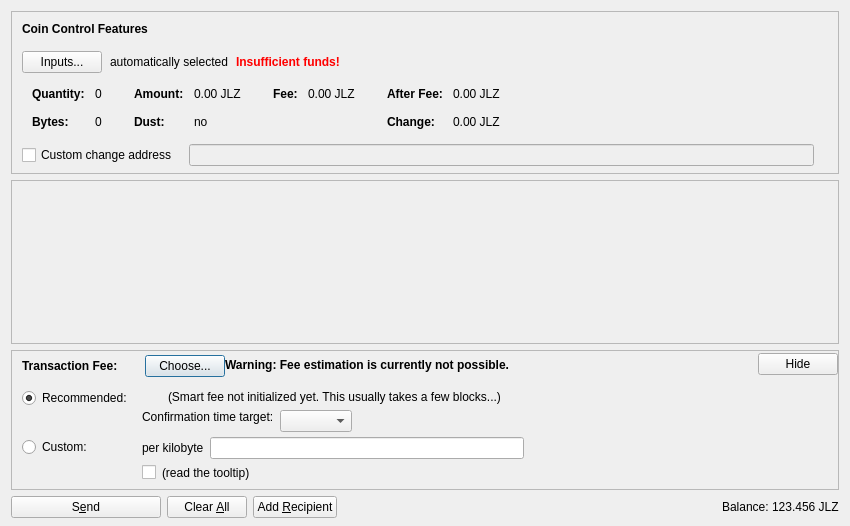
<?xml version="1.0" encoding="UTF-8"?>
<ui version="4.0">
 <class>SendCoinsDialog</class>
 <widget class="QDialog" name="SendCoinsDialog">
  <property name="geometry">
   <rect>
    <x>0</x>
    <y>0</y>
    <width>850</width>
    <height>526</height>
   </rect>
  </property>
  <property name="windowTitle">
   <string>Send Coins</string>
  </property>
  <layout class="QVBoxLayout" name="verticalLayout" stretch="0,1,0,0">
   <property name="bottomMargin">
    <number>8</number>
   </property>
   <item>
    <widget class="QFrame" name="frameCoinControl">
     <property name="sizePolicy">
      <sizepolicy hsizetype="Expanding" vsizetype="Expanding">
       <horstretch>0</horstretch>
       <verstretch>0</verstretch>
      </sizepolicy>
     </property>
     <property name="maximumSize">
      <size>
       <width>16777215</width>
       <height>16777215</height>
      </size>
     </property>
     <property name="frameShape">
      <enum>QFrame::StyledPanel</enum>
     </property>
     <property name="frameShadow">
      <enum>QFrame::Sunken</enum>
     </property>
     <layout class="QVBoxLayout" name="verticalLayoutCoinControl2">
      <property name="spacing">
       <number>0</number>
      </property>
      <property name="leftMargin">
       <number>0</number>
      </property>
      <property name="topMargin">
       <number>0</number>
      </property>
      <property name="rightMargin">
       <number>0</number>
      </property>
      <property name="bottomMargin">
       <number>6</number>
      </property>
      <item>
       <layout class="QVBoxLayout" name="verticalLayoutCoinControl" stretch="0,0,0,0,1">
        <property name="spacing">
         <number>0</number>
        </property>
        <property name="leftMargin">
         <number>10</number>
        </property>
        <property name="topMargin">
         <number>10</number>
        </property>
        <item>
         <layout class="QHBoxLayout" name="horizontalLayoutCoinControl1">
          <property name="bottomMargin">
           <number>15</number>
          </property>
          <item>
           <widget class="QLabel" name="labelCoinControlFeatures">
            <property name="sizePolicy">
             <sizepolicy hsizetype="Preferred" vsizetype="Maximum">
              <horstretch>0</horstretch>
              <verstretch>0</verstretch>
             </sizepolicy>
            </property>
            <property name="font">
             <font>
              <weight>75</weight>
              <bold>true</bold>
             </font>
            </property>
            <property name="styleSheet">
             <string notr="true">font-weight:bold;</string>
            </property>
            <property name="text">
             <string>Coin Control Features</string>
            </property>
           </widget>
          </item>
         </layout>
        </item>
        <item>
         <layout class="QHBoxLayout" name="horizontalLayoutCoinControl2" stretch="0,0,0,0">
          <property name="spacing">
           <number>8</number>
          </property>
          <property name="bottomMargin">
           <number>10</number>
          </property>
          <item>
           <widget class="QPushButton" name="pushButtonCoinControl">
            <property name="styleSheet">
             <string notr="true"/>
            </property>
            <property name="text">
             <string>Inputs...</string>
            </property>
            <property name="autoDefault">
             <bool>false</bool>
            </property>
           </widget>
          </item>
          <item>
           <widget class="QLabel" name="labelCoinControlAutomaticallySelected">
            <property name="text">
             <string>automatically selected</string>
            </property>
            <property name="margin">
             <number>5</number>
            </property>
           </widget>
          </item>
          <item>
           <widget class="QLabel" name="labelCoinControlInsuffFunds">
            <property name="font">
             <font>
              <weight>75</weight>
              <bold>true</bold>
             </font>
            </property>
            <property name="styleSheet">
             <string notr="true">color:red;font-weight:bold;</string>
            </property>
            <property name="text">
             <string>Insufficient funds!</string>
            </property>
            <property name="margin">
             <number>5</number>
            </property>
           </widget>
          </item>
          <item>
           <spacer name="horizontalSpacerCoinControl">
            <property name="orientation">
             <enum>Qt::Horizontal</enum>
            </property>
            <property name="sizeHint" stdset="0">
             <size>
              <width>40</width>
              <height>1</height>
             </size>
            </property>
           </spacer>
          </item>
         </layout>
        </item>
        <item>
         <widget class="QWidget" name="widgetCoinControl" native="true">
          <property name="sizePolicy">
           <sizepolicy hsizetype="Preferred" vsizetype="Preferred">
            <horstretch>0</horstretch>
            <verstretch>0</verstretch>
           </sizepolicy>
          </property>
          <property name="minimumSize">
           <size>
            <width>0</width>
            <height>0</height>
           </size>
          </property>
          <property name="styleSheet">
           <string notr="true"/>
          </property>
          <layout class="QHBoxLayout" name="horizontalLayoutCoinControl5">
           <property name="leftMargin">
            <number>0</number>
           </property>
           <property name="topMargin">
            <number>0</number>
           </property>
           <property name="rightMargin">
            <number>0</number>
           </property>
           <property name="bottomMargin">
            <number>0</number>
           </property>
           <item>
            <layout class="QHBoxLayout" name="horizontalLayoutCoinControl3" stretch="0,0,0,1">
             <property name="spacing">
              <number>20</number>
             </property>
             <property name="topMargin">
              <number>0</number>
             </property>
             <property name="bottomMargin">
              <number>10</number>
             </property>
             <item>
              <layout class="QFormLayout" name="formLayoutCoinControl1">
               <property name="horizontalSpacing">
                <number>10</number>
               </property>
               <property name="verticalSpacing">
                <number>14</number>
               </property>
               <property name="leftMargin">
                <number>10</number>
               </property>
               <property name="topMargin">
                <number>4</number>
               </property>
               <property name="rightMargin">
                <number>6</number>
               </property>
               <item row="0" column="0">
                <widget class="QLabel" name="labelCoinControlQuantityText">
                 <property name="font">
                  <font>
                   <weight>75</weight>
                   <bold>true</bold>
                  </font>
                 </property>
                 <property name="text">
                  <string>Quantity:</string>
                 </property>
                 <property name="margin">
                  <number>0</number>
                 </property>
                </widget>
               </item>
               <item row="0" column="1">
                <widget class="QLabel" name="labelCoinControlQuantity">
                 <property name="cursor">
                  <cursorShape>IBeamCursor</cursorShape>
                 </property>
                 <property name="contextMenuPolicy">
                  <enum>Qt::ActionsContextMenu</enum>
                 </property>
                 <property name="text">
                  <string notr="true">0</string>
                 </property>
                 <property name="margin">
                  <number>0</number>
                 </property>
                 <property name="textInteractionFlags">
                  <set>Qt::LinksAccessibleByMouse|Qt::TextSelectableByKeyboard|Qt::TextSelectableByMouse</set>
                 </property>
                </widget>
               </item>
               <item row="1" column="0">
                <widget class="QLabel" name="labelCoinControlBytesText">
                 <property name="font">
                  <font>
                   <weight>75</weight>
                   <bold>true</bold>
                  </font>
                 </property>
                 <property name="text">
                  <string>Bytes:</string>
                 </property>
                </widget>
               </item>
               <item row="1" column="1">
                <widget class="QLabel" name="labelCoinControlBytes">
                 <property name="cursor">
                  <cursorShape>IBeamCursor</cursorShape>
                 </property>
                 <property name="contextMenuPolicy">
                  <enum>Qt::ActionsContextMenu</enum>
                 </property>
                 <property name="text">
                  <string notr="true">0</string>
                 </property>
                 <property name="textInteractionFlags">
                  <set>Qt::LinksAccessibleByMouse|Qt::TextSelectableByKeyboard|Qt::TextSelectableByMouse</set>
                 </property>
                </widget>
               </item>
              </layout>
             </item>
             <item>
              <layout class="QFormLayout" name="formLayoutCoinControl2">
               <property name="horizontalSpacing">
                <number>10</number>
               </property>
               <property name="verticalSpacing">
                <number>14</number>
               </property>
               <property name="leftMargin">
                <number>6</number>
               </property>
               <property name="topMargin">
                <number>4</number>
               </property>
               <property name="rightMargin">
                <number>6</number>
               </property>
               <item row="0" column="0">
                <widget class="QLabel" name="labelCoinControlAmountText">
                 <property name="font">
                  <font>
                   <weight>75</weight>
                   <bold>true</bold>
                  </font>
                 </property>
                 <property name="text">
                  <string>Amount:</string>
                 </property>
                 <property name="margin">
                  <number>0</number>
                 </property>
                </widget>
               </item>
               <item row="0" column="1">
                <widget class="QLabel" name="labelCoinControlAmount">
                 <property name="cursor">
                  <cursorShape>IBeamCursor</cursorShape>
                 </property>
                 <property name="contextMenuPolicy">
                  <enum>Qt::ActionsContextMenu</enum>
                 </property>
                 <property name="text">
                  <string notr="true">0.00 JLZ</string>
                 </property>
                 <property name="textInteractionFlags">
                  <set>Qt::LinksAccessibleByMouse|Qt::TextSelectableByKeyboard|Qt::TextSelectableByMouse</set>
                 </property>
                </widget>
               </item>
               <item row="1" column="0">
                <widget class="QLabel" name="labelCoinControlLowOutputText">
                 <property name="font">
                  <font>
                   <weight>75</weight>
                   <bold>true</bold>
                  </font>
                 </property>
                 <property name="text">
                  <string>Dust:</string>
                 </property>
                </widget>
               </item>
               <item row="1" column="1">
                <widget class="QLabel" name="labelCoinControlLowOutput">
                 <property name="cursor">
                  <cursorShape>IBeamCursor</cursorShape>
                 </property>
                 <property name="contextMenuPolicy">
                  <enum>Qt::ActionsContextMenu</enum>
                 </property>
                 <property name="text">
                  <string notr="true">no</string>
                 </property>
                 <property name="textInteractionFlags">
                  <set>Qt::LinksAccessibleByMouse|Qt::TextSelectableByKeyboard|Qt::TextSelectableByMouse</set>
                 </property>
                </widget>
               </item>
              </layout>
             </item>
             <item>
              <layout class="QFormLayout" name="formLayoutCoinControl3">
               <property name="horizontalSpacing">
                <number>10</number>
               </property>
               <property name="verticalSpacing">
                <number>14</number>
               </property>
               <property name="leftMargin">
                <number>6</number>
               </property>
               <property name="topMargin">
                <number>4</number>
               </property>
               <property name="rightMargin">
                <number>6</number>
               </property>
               <item row="0" column="0">
                <widget class="QLabel" name="labelCoinControlFeeText">
                 <property name="font">
                  <font>
                   <weight>75</weight>
                   <bold>true</bold>
                  </font>
                 </property>
                 <property name="text">
                  <string>Fee:</string>
                 </property>
                 <property name="margin">
                  <number>0</number>
                 </property>
                </widget>
               </item>
               <item row="0" column="1">
                <widget class="QLabel" name="labelCoinControlFee">
                 <property name="cursor">
                  <cursorShape>IBeamCursor</cursorShape>
                 </property>
                 <property name="contextMenuPolicy">
                  <enum>Qt::ActionsContextMenu</enum>
                 </property>
                 <property name="text">
                  <string notr="true">0.00 JLZ</string>
                 </property>
                 <property name="textInteractionFlags">
                  <set>Qt::LinksAccessibleByMouse|Qt::TextSelectableByKeyboard|Qt::TextSelectableByMouse</set>
                 </property>
                </widget>
               </item>
              </layout>
             </item>
             <item>
              <layout class="QFormLayout" name="formLayoutCoinControl4">
               <property name="horizontalSpacing">
                <number>10</number>
               </property>
               <property name="verticalSpacing">
                <number>14</number>
               </property>
               <property name="leftMargin">
                <number>6</number>
               </property>
               <property name="topMargin">
                <number>4</number>
               </property>
               <property name="rightMargin">
                <number>6</number>
               </property>
               <item row="0" column="0">
                <widget class="QLabel" name="labelCoinControlAfterFeeText">
                 <property name="font">
                  <font>
                   <weight>75</weight>
                   <bold>true</bold>
                  </font>
                 </property>
                 <property name="text">
                  <string>After Fee:</string>
                 </property>
                 <property name="margin">
                  <number>0</number>
                 </property>
                </widget>
               </item>
               <item row="0" column="1">
                <widget class="QLabel" name="labelCoinControlAfterFee">
                 <property name="cursor">
                  <cursorShape>IBeamCursor</cursorShape>
                 </property>
                 <property name="contextMenuPolicy">
                  <enum>Qt::ActionsContextMenu</enum>
                 </property>
                 <property name="text">
                  <string notr="true">0.00 JLZ</string>
                 </property>
                 <property name="textInteractionFlags">
                  <set>Qt::LinksAccessibleByMouse|Qt::TextSelectableByKeyboard|Qt::TextSelectableByMouse</set>
                 </property>
                </widget>
               </item>
               <item row="1" column="0">
                <widget class="QLabel" name="labelCoinControlChangeText">
                 <property name="font">
                  <font>
                   <weight>75</weight>
                   <bold>true</bold>
                  </font>
                 </property>
                 <property name="text">
                  <string>Change:</string>
                 </property>
                </widget>
               </item>
               <item row="1" column="1">
                <widget class="QLabel" name="labelCoinControlChange">
                 <property name="cursor">
                  <cursorShape>IBeamCursor</cursorShape>
                 </property>
                 <property name="contextMenuPolicy">
                  <enum>Qt::ActionsContextMenu</enum>
                 </property>
                 <property name="text">
                  <string notr="true">0.00 JLZ</string>
                 </property>
                 <property name="textInteractionFlags">
                  <set>Qt::LinksAccessibleByMouse|Qt::TextSelectableByKeyboard|Qt::TextSelectableByMouse</set>
                 </property>
                </widget>
               </item>
              </layout>
             </item>
            </layout>
           </item>
          </layout>
         </widget>
        </item>
        <item>
         <layout class="QHBoxLayout" name="horizontalLayoutCoinControl4" stretch="0,0,0">
          <property name="spacing">
           <number>12</number>
          </property>
          <property name="sizeConstraint">
           <enum>QLayout::SetDefaultConstraint</enum>
          </property>
          <property name="topMargin">
           <number>5</number>
          </property>
          <property name="rightMargin">
           <number>5</number>
          </property>
          <item>
           <widget class="QCheckBox" name="checkBoxCoinControlChange">
            <property name="toolTip">
             <string>If this is activated, but the change address is empty or invalid, change will be sent to a newly generated address.</string>
            </property>
            <property name="text">
             <string>Custom change address</string>
            </property>
           </widget>
          </item>
          <item>
           <widget class="QValidatedLineEdit" name="lineEditCoinControlChange">
            <property name="enabled">
             <bool>false</bool>
            </property>
            <property name="sizePolicy">
             <sizepolicy hsizetype="Expanding" vsizetype="Fixed">
              <horstretch>0</horstretch>
              <verstretch>0</verstretch>
             </sizepolicy>
            </property>
           </widget>
          </item>
          <item>
           <widget class="QLabel" name="labelCoinControlChangeLabel">
            <property name="sizePolicy">
             <sizepolicy hsizetype="Preferred" vsizetype="Expanding">
              <horstretch>0</horstretch>
              <verstretch>0</verstretch>
             </sizepolicy>
            </property>
            <property name="minimumSize">
             <size>
              <width>0</width>
              <height>0</height>
             </size>
            </property>
            <property name="text">
             <string/>
            </property>
            <property name="margin">
             <number>3</number>
            </property>
           </widget>
          </item>
         </layout>
        </item>
        <item>
         <spacer name="verticalSpacerCoinControl">
          <property name="orientation">
           <enum>Qt::Vertical</enum>
          </property>
          <property name="sizeHint" stdset="0">
           <size>
            <width>800</width>
            <height>1</height>
           </size>
          </property>
         </spacer>
        </item>
       </layout>
      </item>
     </layout>
    </widget>
   </item>
   <item>
    <widget class="QScrollArea" name="scrollArea">
     <property name="widgetResizable">
      <bool>true</bool>
     </property>
     <widget class="QWidget" name="scrollAreaWidgetContents">
      <property name="geometry">
       <rect>
        <x>0</x>
        <y>0</y>
        <width>830</width>
        <height>104</height>
       </rect>
      </property>
      <layout class="QVBoxLayout" name="verticalLayout_2" stretch="0,1">
       <property name="leftMargin">
        <number>0</number>
       </property>
       <property name="topMargin">
        <number>0</number>
       </property>
       <property name="rightMargin">
        <number>0</number>
       </property>
       <property name="bottomMargin">
        <number>0</number>
       </property>
       <item>
        <layout class="QVBoxLayout" name="entries">
         <property name="spacing">
          <number>6</number>
         </property>
        </layout>
       </item>
       <item>
        <spacer name="verticalSpacer">
         <property name="orientation">
          <enum>Qt::Vertical</enum>
         </property>
         <property name="sizeHint" stdset="0">
          <size>
           <width>20</width>
           <height>40</height>
          </size>
         </property>
        </spacer>
       </item>
      </layout>
     </widget>
    </widget>
   </item>
   <item>
    <widget class="QFrame" name="frameFee">
     <property name="sizePolicy">
      <sizepolicy hsizetype="Expanding" vsizetype="Expanding">
       <horstretch>0</horstretch>
       <verstretch>0</verstretch>
      </sizepolicy>
     </property>
     <property name="maximumSize">
      <size>
       <width>16777215</width>
       <height>16777215</height>
      </size>
     </property>
     <property name="frameShape">
      <enum>QFrame::StyledPanel</enum>
     </property>
     <property name="frameShadow">
      <enum>QFrame::Sunken</enum>
     </property>
     <layout class="QVBoxLayout" name="verticalLayoutFee1">
      <property name="spacing">
       <number>0</number>
      </property>
      <property name="leftMargin">
       <number>0</number>
      </property>
      <property name="topMargin">
       <number>0</number>
      </property>
      <property name="rightMargin">
       <number>0</number>
      </property>
      <property name="bottomMargin">
       <number>0</number>
      </property>
      <item>
       <layout class="QVBoxLayout" name="verticalLayoutFee2" stretch="0,0,0">
        <property name="spacing">
         <number>0</number>
        </property>
        <property name="leftMargin">
         <number>10</number>
        </property>
        <property name="topMargin">
         <number>0</number>
        </property>
        <item>
         <layout class="QHBoxLayout" name="horizontalLayoutFee1">
          <property name="bottomMargin">
           <number>0</number>
          </property>
          <item>
           <layout class="QVBoxLayout" name="verticalLayoutFee7">
            <property name="spacing">
             <number>0</number>
            </property>
            <item>
             <spacer name="verticalSpacerSmartFee">
              <property name="orientation">
               <enum>Qt::Vertical</enum>
              </property>
              <property name="sizeType">
               <enum>QSizePolicy::Fixed</enum>
              </property>
              <property name="sizeHint" stdset="0">
               <size>
                <width>1</width>
                <height>4</height>
               </size>
              </property>
             </spacer>
            </item>
            <item>
             <layout class="QHBoxLayout" name="horizontalLayoutSmartFee">
              <property name="spacing">
               <number>10</number>
              </property>
              <item>
               <widget class="QLabel" name="labelFeeHeadline">
                <property name="sizePolicy">
                 <sizepolicy hsizetype="Preferred" vsizetype="Maximum">
                  <horstretch>0</horstretch>
                  <verstretch>0</verstretch>
                 </sizepolicy>
                </property>
                <property name="font">
                 <font>
                  <weight>75</weight>
                  <bold>true</bold>
                 </font>
                </property>
                <property name="styleSheet">
                 <string notr="true">font-weight:bold;</string>
                </property>
                <property name="text">
                 <string>Transaction Fee:</string>
                </property>
               </widget>
              </item>
              <item>
               <widget class="QLabel" name="labelFeeMinimized">
                <property name="text">
                 <string/>
                </property>
               </widget>
              </item>
              <item>
               <widget class="QPushButton" name="buttonChooseFee">
                <property name="text">
                 <string>Choose...</string>
                </property>
               </widget>
              </item>
             </layout>
            </item>
            <item>
             <spacer name="verticalSpacer_5">
              <property name="orientation">
               <enum>Qt::Vertical</enum>
              </property>
              <property name="sizeHint" stdset="0">
               <size>
                <width>1</width>
                <height>1</height>
               </size>
              </property>
             </spacer>
            </item>
           </layout>
          </item>
          <item>
           <widget class="QLabel" name="fallbackFeeWarningLabel">
            <property name="toolTip">
             <string>Using the fallbackfee can result in sending a transaction that will take several hours or days (or never) to confirm. Consider choosing your fee manually or wait until you have validated the complete chain.</string>
            </property>
            <property name="font">
            <font>
                <weight>75</weight>
                <bold>true</bold>
            </font>
            </property>
            <property name="text">
             <string>Warning: Fee estimation is currently not possible.</string>
            </property>
            <property name="wordWrap">
             <bool>false</bool>
            </property>
           </widget>
          </item>
          <item>
           <spacer name="horizontalSpacer_4">
            <property name="orientation">
             <enum>Qt::Horizontal</enum>
            </property>
            <property name="sizeType">
             <enum>QSizePolicy::MinimumExpanding</enum>
            </property>
            <property name="sizeHint" stdset="0">
             <size>
              <width>40</width>
              <height>20</height>
             </size>
            </property>
           </spacer>
          </item>
          <item>
           <widget class="QPushButton" name="buttonMinimizeFee">
            <property name="toolTip">
             <string>collapse fee-settings</string>
            </property>
            <property name="text">
             <string>Hide</string>
            </property>
           </widget>
          </item>
         </layout>
        </item>
        <item>
         <widget class="QFrame" name="frameFeeSelection">
          <layout class="QVBoxLayout" name="verticalLayoutFee12">
           <property name="spacing">
            <number>0</number>
           </property>
           <property name="leftMargin">
            <number>0</number>
           </property>
           <property name="topMargin">
            <number>0</number>
           </property>
           <property name="rightMargin">
            <number>0</number>
           </property>
           <property name="bottomMargin">
            <number>0</number>
           </property>
           <item>
            <layout class="QGridLayout" name="gridLayoutFee">
             <property name="topMargin">
              <number>10</number>
             </property>
             <property name="bottomMargin">
              <number>4</number>
             </property>
             <property name="horizontalSpacing">
              <number>10</number>
             </property>
             <property name="verticalSpacing">
              <number>4</number>
             </property>
             <item row="1" column="1">
              <layout class="QVBoxLayout" name="verticalLayoutFee8">
               <property name="spacing">
                <number>6</number>
               </property>
               <item>
                <layout class="QHBoxLayout" name="horizontalLayoutFee13">
                 <item>
                  <widget class="QLabel" name="labelCustomPerKilobyte">
                   <property name="toolTip">
                    <string>If the custom fee is set to 1000 satoshis and the transaction is only 250 bytes, then &quot;per kilobyte&quot; only pays 250 satoshis in fee, while &quot;total at least&quot; pays 1000 satoshis. For transactions bigger than a kilobyte both pay by kilobyte.</string>
                   </property>
                   <property name="text">
                    <string>per kilobyte</string>
                   </property>
                  </widget>
                 </item>
                 <item>
                  <widget class="BitcoinAmountField" name="customFee"/>
                 </item>
                 <item>
                  <spacer name="horizontalSpacer_6">
                   <property name="orientation">
                    <enum>Qt::Horizontal</enum>
                   </property>
                   <property name="sizeHint" stdset="0">
                    <size>
                     <width>1</width>
                     <height>1</height>
                    </size>
                   </property>
                  </spacer>
                 </item>
                </layout>
               </item>
               <item>
                <layout class="QHBoxLayout" name="horizontalLayoutFee8">
                 <item>
                  <widget class="QCheckBox" name="checkBoxMinimumFee">
                   <property name="toolTip">
                    <string>Paying only the minimum fee is just fine as long as there is less transaction volume than space in the blocks. But be aware that this can end up in a never confirming transaction once there is more demand for jewelzcoin transactions than the network can process.</string>
                   </property>
                   <property name="text">
                    <string/>
                   </property>
                  </widget>
                 </item>
                 <item>
                  <widget class="QLabel" name="labelMinFeeWarning">
                   <property name="enabled">
                    <bool>true</bool>
                   </property>
                   <property name="toolTip">
                    <string>Paying only the minimum fee is just fine as long as there is less transaction volume than space in the blocks. But be aware that this can end up in a never confirming transaction once there is more demand for jewelzcoin transactions than the network can process.</string>
                   </property>
                   <property name="text">
                    <string>(read the tooltip)</string>
                   </property>
                   <property name="margin">
                    <number>5</number>
                   </property>
                  </widget>
                 </item>
                 <item>
                  <spacer name="horizontalSpacer_2">
                   <property name="orientation">
                    <enum>Qt::Horizontal</enum>
                   </property>
                   <property name="sizeHint" stdset="0">
                    <size>
                     <width>1</width>
                     <height>1</height>
                    </size>
                   </property>
                  </spacer>
                 </item>
                </layout>
               </item>
              </layout>
             </item>
             <item row="0" column="0">
              <layout class="QVBoxLayout" name="verticalLayoutFee4" stretch="0,1">
               <item>
                <widget class="QRadioButton" name="radioSmartFee">
                 <property name="text">
                  <string>Recommended:</string>
                 </property>
                 <property name="checked">
                  <bool>true</bool>
                 </property>
                 <attribute name="buttonGroup">
                  <string notr="true">groupFee</string>
                 </attribute>
                </widget>
               </item>
               <item>
                <spacer name="verticalSpacer_2">
                 <property name="orientation">
                  <enum>Qt::Vertical</enum>
                 </property>
                 <property name="sizeHint" stdset="0">
                  <size>
                   <width>1</width>
                   <height>1</height>
                  </size>
                 </property>
                </spacer>
               </item>
              </layout>
             </item>
             <item row="1" column="0">
              <layout class="QVBoxLayout" name="verticalLayoutFee9" stretch="0,1">
               <item>
                <widget class="QRadioButton" name="radioCustomFee">
                 <property name="text">
                  <string>Custom:</string>
                 </property>
                 <attribute name="buttonGroup">
                  <string notr="true">groupFee</string>
                 </attribute>
                </widget>
               </item>
               <item>
                <spacer name="verticalSpacer_6">
                 <property name="orientation">
                  <enum>Qt::Vertical</enum>
                 </property>
                 <property name="sizeHint" stdset="0">
                  <size>
                   <width>1</width>
                   <height>1</height>
                  </size>
                 </property>
                </spacer>
               </item>
              </layout>
             </item>
             <item row="0" column="1">
              <layout class="QVBoxLayout" name="verticalLayoutFee3" stretch="0,0,1">
               <property name="spacing">
                <number>6</number>
               </property>
               <property name="topMargin">
                <number>2</number>
               </property>
               <item>
                <layout class="QHBoxLayout" name="horizontalLayoutFee12">
                 <item>
                  <widget class="QLabel" name="labelSmartFee">
                   <property name="text">
                    <string/>
                   </property>
                   <property name="margin">
                    <number>2</number>
                   </property>
                  </widget>
                 </item>
                 <item>
                  <widget class="QLabel" name="labelFeeEstimation">
                   <property name="text">
                    <string/>
                   </property>
                  </widget>
                 </item>
                 <item>
                  <widget class="QLabel" name="labelSmartFee2">
                   <property name="text">
                    <string>(Smart fee not initialized yet. This usually takes a few blocks...)</string>
                   </property>
                   <property name="margin">
                    <number>2</number>
                   </property>
                  </widget>
                 </item>
                 <item>
                  <spacer name="horizontalSpacer_5">
                   <property name="orientation">
                    <enum>Qt::Horizontal</enum>
                   </property>
                   <property name="sizeHint" stdset="0">
                    <size>
                     <width>1</width>
                     <height>1</height>
                    </size>
                   </property>
                  </spacer>
                 </item>
                </layout>
               </item>
               <item>
                <layout class="QHBoxLayout" name="horizontalLayoutFee9">
                 <item>
                  <layout class="QVBoxLayout" name="verticalLayoutFee6">
                   <item>
                    <widget class="QLabel" name="labelSmartFee3">
                     <property name="text">
                      <string>Confirmation time target:</string>
                     </property>
                     <property name="margin">
                      <number>2</number>
                     </property>
                    </widget>
                   </item>
                   <item>
                    <spacer name="verticalSpacer_3">
                     <property name="orientation">
                      <enum>Qt::Vertical</enum>
                     </property>
                     <property name="sizeHint" stdset="0">
                      <size>
                       <width>1</width>
                       <height>1</height>
                      </size>
                     </property>
                    </spacer>
                   </item>
                  </layout>
                 </item>
                 <item>
                  <layout class="QVBoxLayout" name="verticalLayoutFee5">
                   <property name="rightMargin">
                    <number>30</number>
                   </property>
                   <item>
                    <layout class="QHBoxLayout" name="horizontalLayoutConfTarget">
                     <property name="bottomMargin">
                      <number>0</number>
                     </property>
                     <item>
                      <widget class="QComboBox" name="confTargetSelector"/>
                     </item>
                     <item>
                      <spacer name="horizontalSpacerConfTarget">
                       <property name="orientation">
                        <enum>Qt::Horizontal</enum>
                       </property>
                       <property name="sizeHint" stdset="0">
                        <size>
                         <width>40</width>
                         <height>20</height>
                        </size>
                       </property>
                      </spacer>
                     </item>
                    </layout>
                   </item>
                  </layout>
                 </item>
                </layout>
               </item>
               <item>
                <spacer name="verticalSpacer_4">
                 <property name="orientation">
                  <enum>Qt::Vertical</enum>
                 </property>
                 <property name="sizeHint" stdset="0">
                  <size>
                   <width>1</width>
                   <height>1</height>
                  </size>
                 </property>
                </spacer>
               </item>
              </layout>
             </item>
            </layout>
           </item>
          </layout>
         </widget>
        </item>
        <item>
         <spacer name="verticalSpacerFee">
          <property name="orientation">
           <enum>Qt::Vertical</enum>
          </property>
          <property name="sizeHint" stdset="0">
           <size>
            <width>40</width>
            <height>5</height>
           </size>
          </property>
         </spacer>
        </item>
       </layout>
      </item>
     </layout>
    </widget>
   </item>
   <item>
    <layout class="QHBoxLayout" name="horizontalLayout">
     <item>
      <widget class="QPushButton" name="sendButton">
       <property name="minimumSize">
        <size>
         <width>150</width>
         <height>0</height>
        </size>
       </property>
       <property name="toolTip">
        <string>Confirm the send action</string>
       </property>
       <property name="text">
        <string>S&amp;end</string>
       </property>
       <property name="icon">
        <iconset resource="../bitcoin.qrc">
         <normaloff>:/icons/send</normaloff>:/icons/send</iconset>
       </property>
       <property name="autoDefault">
        <bool>false</bool>
       </property>
       <property name="default">
        <bool>false</bool>
       </property>
      </widget>
     </item>
     <item>
      <widget class="QPushButton" name="clearButton">
       <property name="sizePolicy">
        <sizepolicy hsizetype="Minimum" vsizetype="Fixed">
         <horstretch>0</horstretch>
         <verstretch>0</verstretch>
        </sizepolicy>
       </property>
       <property name="toolTip">
        <string>Clear all fields of the form.</string>
       </property>
       <property name="text">
        <string>Clear &amp;All</string>
       </property>
       <property name="icon">
        <iconset resource="../bitcoin.qrc">
         <normaloff>:/icons/remove</normaloff>:/icons/remove</iconset>
       </property>
       <property name="autoDefault">
        <bool>false</bool>
       </property>
      </widget>
     </item>
     <item>
      <widget class="QPushButton" name="addButton">
       <property name="toolTip">
        <string>Send to multiple recipients at once</string>
       </property>
       <property name="text">
        <string>Add &amp;Recipient</string>
       </property>
       <property name="icon">
        <iconset resource="../bitcoin.qrc">
         <normaloff>:/icons/add</normaloff>:/icons/add</iconset>
       </property>
       <property name="autoDefault">
        <bool>false</bool>
       </property>
      </widget>
     </item>
     <item>
      <spacer name="horizontalSpacer">
       <property name="orientation">
        <enum>Qt::Horizontal</enum>
       </property>
       <property name="sizeHint" stdset="0">
        <size>
         <width>40</width>
         <height>20</height>
        </size>
       </property>
      </spacer>
     </item>
     <item>
      <layout class="QHBoxLayout" name="horizontalLayout_2">
       <property name="spacing">
        <number>3</number>
       </property>
       <item>
        <widget class="QLabel" name="label">
         <property name="sizePolicy">
          <sizepolicy hsizetype="Preferred" vsizetype="Fixed">
           <horstretch>0</horstretch>
           <verstretch>0</verstretch>
          </sizepolicy>
         </property>
         <property name="text">
          <string>Balance:</string>
         </property>
        </widget>
       </item>
       <item>
        <widget class="QLabel" name="labelBalance">
         <property name="sizePolicy">
          <sizepolicy hsizetype="Preferred" vsizetype="Fixed">
           <horstretch>0</horstretch>
           <verstretch>0</verstretch>
          </sizepolicy>
         </property>
         <property name="cursor">
          <cursorShape>IBeamCursor</cursorShape>
         </property>
         <property name="text">
          <string notr="true">123.456 JLZ</string>
         </property>
         <property name="textInteractionFlags">
          <set>Qt::LinksAccessibleByMouse|Qt::TextSelectableByKeyboard|Qt::TextSelectableByMouse</set>
         </property>
        </widget>
       </item>
      </layout>
     </item>
    </layout>
   </item>
  </layout>
 </widget>
 <customwidgets>
  <customwidget>
   <class>QValidatedLineEdit</class>
   <extends>QLineEdit</extends>
   <header>qvalidatedlineedit.h</header>
  </customwidget>
  <customwidget>
   <class>BitcoinAmountField</class>
   <extends>QLineEdit</extends>
   <header>bitcoinamountfield.h</header>
   <container>1</container>
  </customwidget>
 </customwidgets>
 <resources>
  <include location="../bitcoin.qrc"/>
 </resources>
 <connections/>
 <buttongroups>
  <buttongroup name="groupFee"/>
 </buttongroups>
</ui>
